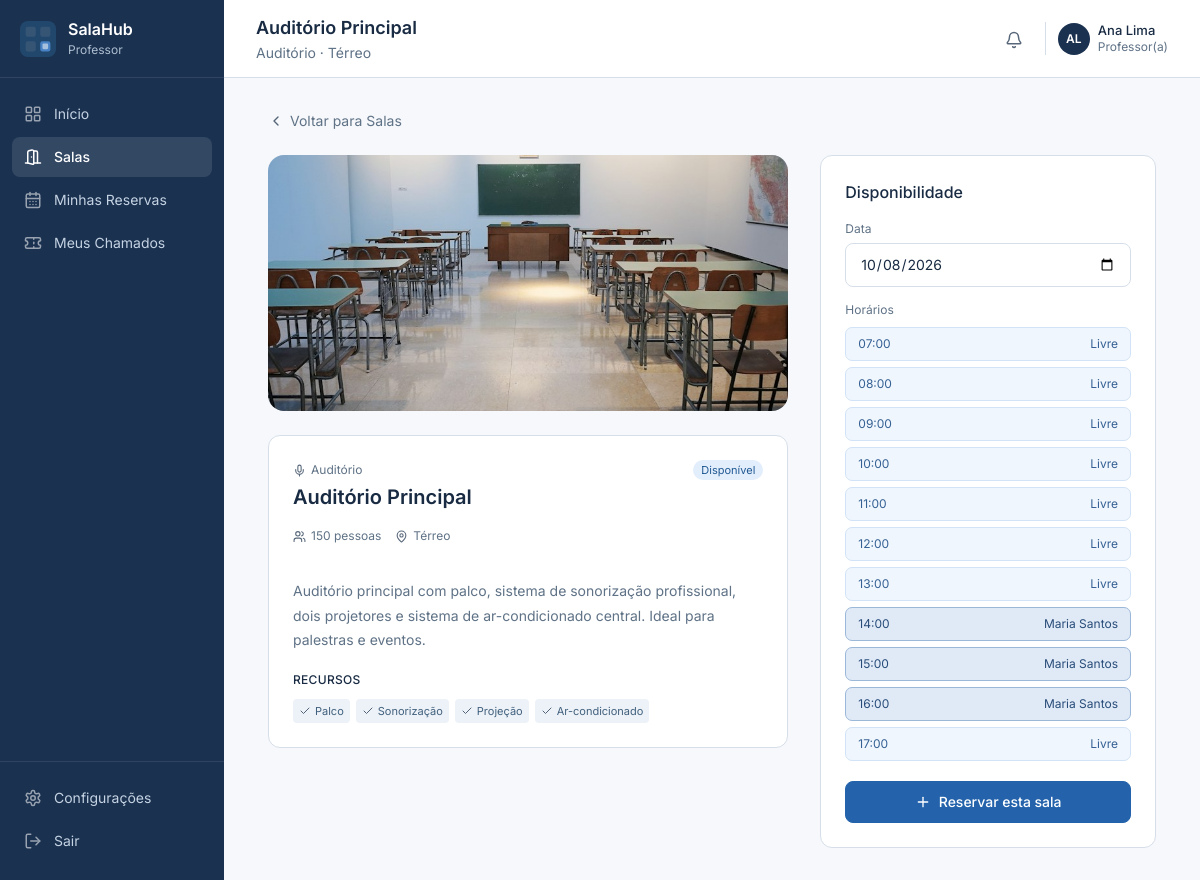
Screenshot of /index.php?page=rooms&action=show&id=3 (signed in) with the database file from the repository.
### tables this page shows
CREATE TABLE IF NOT EXISTS reservations (
    id INT UNSIGNED AUTO_INCREMENT PRIMARY KEY,
    room_id INT UNSIGNED NOT NULL,
    user_id INT UNSIGNED NOT NULL,
    date DATE NOT NULL,
    start_time TIME NOT NULL,
    end_time TIME NOT NULL,
    purpose VARCHAR(180) NOT NULL,
    notes TEXT NOT NULL,
    status ENUM('Pendente','Confirmado','Recusado','Cancelado') NOT NULL DEFAULT 'Pendente',
    created_at TIMESTAMP NOT NULL DEFAULT CURRENT_TIMESTAMP,
    updated_at TIMESTAMP NOT NULL DEFAULT CURRENT_TIMESTAMP ON UPDATE CURRENT_TIMESTAMP,
    CONSTRAINT fk_booking_room FOREIGN KEY (room_id) REFERENCES rooms(id) ON DELETE RESTRICT,
    CONSTRAINT fk_booking_user FOREIGN KEY (user_id) REFERENCES users(id) ON DELETE RESTRICT,
    CONSTRAINT chk_booking_hours CHECK (end_time > start_time AND start_time >= '07:00:00' AND end_time <= '18:00:00'),
    CONSTRAINT chk_booking_purpose CHECK (CHAR_LENGTH(TRIM(purpose)) > 0),
    INDEX idx_booking_slot (room_id, date, status, start_time, end_time),
    INDEX idx_booking_user_date (user_id,date)
);

CREATE TABLE IF NOT EXISTS rooms (
    id INT UNSIGNED AUTO_INCREMENT PRIMARY KEY,
    name VARCHAR(120) NOT NULL,
    type ENUM('Laboratório','Biblioteca','Auditório','Informática','Sala de Aula','Reunião') NOT NULL,
    capacity SMALLINT UNSIGNED NOT NULL,
    floor VARCHAR(60) NOT NULL,
    features VARCHAR(500) NOT NULL,
    image VARCHAR(100) NOT NULL DEFAULT 'scene-5.jpg',
    status ENUM('Disponível','Ocupado','Manutenção') NOT NULL DEFAULT 'Disponível',
    description TEXT NOT NULL,
    created_at TIMESTAMP NOT NULL DEFAULT CURRENT_TIMESTAMP,
    CONSTRAINT chk_room_name CHECK (CHAR_LENGTH(TRIM(name)) > 0),
    CONSTRAINT chk_room_capacity CHECK (capacity > 0),
    CONSTRAINT uq_room_name UNIQUE (name)
);

CREATE TABLE IF NOT EXISTS users (
    id INT UNSIGNED AUTO_INCREMENT PRIMARY KEY,
    name VARCHAR(120) NOT NULL,
    email VARCHAR(190) NOT NULL,
    password_hash VARCHAR(255) NULL,
    role ENUM('Administrador', 'Técnico', 'Usuário') NOT NULL DEFAULT 'Usuário',
    created_at TIMESTAMP NOT NULL DEFAULT CURRENT_TIMESTAMP,
    updated_at TIMESTAMP NOT NULL DEFAULT CURRENT_TIMESTAMP ON UPDATE CURRENT_TIMESTAMP,
    CONSTRAINT uq_users_email UNIQUE (email),
    CONSTRAINT chk_users_name CHECK (CHAR_LENGTH(TRIM(name)) > 0),
    CONSTRAINT chk_users_email CHECK (CHAR_LENGTH(TRIM(email)) > 0)
);

### app/Core/Controller.php (called while the page is built, shortened)
<?php
class Controller
{
    protected function render(string $view, array $data = []): void
    {
        extract($data, EXTR_SKIP);
        $currentUser = Auth::user();
        $admin = Auth::adminView();
        require dirname(__DIR__) . '/Views/layout.php';
    }
}

### app/Core/Router.php (called while the page is built, shortened)
<?php
final class Router
{
    public function dispatch(ManagementController $management): void
    {
        $page = $_GET['page'] ?? 'dashboard';
        $action = $_GET['action'] ?? 'index';
        $id = null;
        if (in_array($action,['show','edit','update','delete','cancel','approve','reject'],true) && $page !== 'settings') {
            $raw = $_GET['id'] ?? '';
            $id = is_scalar($raw) ? filter_var($raw,FILTER_VALIDATE_INT,['options'=>['min_range'=>1]]) : false;
        }
        (new SchoolController())->handle($page,$action,$id);
    }
}

### index.php (called while the page is built, shortened)
<?php
require __DIR__ . '/app/bootstrap.php';
try {
    (new Router())->dispatch(new ManagementController());
} catch (Throwable $exception) {
    error_log((string) $exception);
    http_response_code(500);
    $message = 'Não foi possível concluir a operação. Verifique a configuração do banco de dados e tente novamente.';
    require __DIR__ . '/app/Views/error.php';
}

### app/Models/Model.php (called while the page is built, shortened)
<?php
abstract class Model
{
    protected string $table;
    protected PDO $db;
    public function __construct(?PDO $db = null)
    {
        $this->db = $db ?? Database::connection();
    }
    public function find(int $id): ?array
    {
        $query = $this->db->prepare("SELECT * FROM {$this->table} WHERE id = ?");
        $query->execute([$id]);
        return $query->fetch() ?: null;
    }
}

### app/Core/Database.php (called while the page is built, shortened)
<?php
final class Database
{
    private static ?PDO $connection = null;
    public static function connection(): PDO
    {
        if (self::$connection === null) {
            $config = require dirname(__DIR__, 2) . '/config/database.php';
            self::$connection = new PDO(
                "mysql:host={$config['host']};port={$config['port']};dbname={$config['database']};charset=utf8mb4",
                $config['username'],
                $config['password'],
                [PDO::ATTR_ERRMODE => PDO::ERRMODE_EXCEPTION, PDO::ATTR_DEFAULT_FETCH_MODE => PDO::FETCH_ASSOC, PDO::ATTR_EMULATE_PREPARES => false]
            );
        }
        return self::$connection;
    }
}

### app/Core/Auth.php (called while the page is built, shortened)
<?php
final class Auth
{
    public static function user(): ?array
    {
        return isset($_SESSION['user_id']) ? (new User())->find((int) $_SESSION['user_id']) : null;
    }
    public static function isAdmin(): bool { return (self::user()['role'] ?? '') === 'Administrador'; }
    public static function adminView(): bool { return self::isAdmin() && ($_SESSION['view_mode'] ?? 'admin') === 'admin'; }
}

### app/bootstrap.php (called while the page is built, shortened)
<?php
spl_autoload_register(static function (string $class): void {
    if (str_starts_with($class, 'App\\')) {
        $path = __DIR__ . '/' . str_replace('\\', '/', substr($class, 4)) . '.php';
    }
});
function e(mixed $value): string
{
    return htmlspecialchars((string) $value, ENT_QUOTES | ENT_SUBSTITUTE, 'UTF-8');
}
function url(string $resource = 'dashboard', array $params = []): string
{
    return 'index.php?' . http_build_query(['page' => $resource] + $params);
}

### app/Models/Reservation.php (called while the page is built, shortened)
<?php
final class Reservation extends Model
{
    public function listing(?int $user = null, string $status = '', ?string $from = null, ?string $to = null, ?int $room = null): array
    {
        $sql = 'SELECT b.*, r.name AS room_name, r.type AS room_type, r.image AS room_image, u.name AS teacher FROM reservations b JOIN rooms r ON r.id = b.room_id JOIN users u ON u.id = b.user_id WHERE 1=1';
        $values = [];
        foreach (['b.user_id' => $user, 'b.status' => $status ?: null, 'b.room_id' => $room] as $column => $value) {
            if ($value !== null) { $sql .= " AND {$column} = ?"; $values[] = $value; }
        }
        if ($from !== null) { $sql .= ' AND b.date >= ?'; $values[] = $from; }
        if ($to !== null) { $sql .= ' AND b.date <= ?'; $values[] = $to; }
        $query = $this->db->prepare($sql . ' ORDER BY b.date, b.start_time, b.id');
        $query->execute($values);
        return $query->fetchAll();
    }
}

### app/Views/room-detail.php (the view)
<a class="back-link" href="<?= e(url('rooms')) ?>"><?= icon('chevron-left') ?>Voltar para Salas</a><div class="room-detail-grid"><div><img class="detail-photo" src="public/assets/images/<?= e($record['image']) ?>" alt="<?= e($record['name']) ?>"><section class="card card-body section-gap"><div class="row-title"><span class="inline-meta"><?= icon(room_icon($record['type'])) ?><?= e($record['type']) ?></span><?= badge($record['status']) ?></div><h2><?= e($record['name']) ?></h2><p class="inline-meta spaced"><?= icon('users') ?><?= (int)$record['capacity'] ?> pessoas <span class="meta-spacer"></span><?= icon('map-pin') ?><?= e($record['floor']) ?></p><p class="description"><?= e($record['description']) ?></p><h4 class="eyebrow">Recursos</h4><div class="feature-list"><?php foreach(explode(',',$record['features']) as $feature): ?><span><?= icon('check') ?><?= e(trim($feature)) ?></span><?php endforeach; ?></div></section></div><section class="card card-body availability"><h3>Disponibilidade</h3><form method="get" class="date-filter"><input type="hidden" name="page" value="rooms"><input type="hidden" name="action" value="show"><input type="hidden" name="id" value="<?= (int)$record['id'] ?>"><label for="availability-date">Data</label><input type="date" id="availability-date" name="date" value="<?= e($date) ?>" data-autosubmit><noscript><button class="button">Consultar</button></noscript></form><p class="label-small">Horários</p><div class="time-slots"><?php for($hour=7;$hour<18;$hour++): $time=sprintf('%02d:00',$hour);$busy=null;foreach($bookings as $b){if(in_array($b['status'],['Pendente','Confirmado'],true)&&substr($b['start_time'],0,5)<=$time&&substr($b['end_time'],0,5)>$time){$busy=$b;break;}} ?><div class="time-slot <?= $busy?'busy':'' ?>"><span><?= $time ?></span><span><?= $record['status']==='Manutenção'?'Manutenção':($busy?e($busy['teacher']):'Livre') ?></span></div><?php endfor; ?></div><?php if($record['status']!=='Manutenção'): ?><a class="button full" href="<?= e(url('booking',['action'=>'create','room'=>$record['id'],'date'=>$date])) ?>"><?= icon('plus') ?>Reservar esta sala</a><?php else: ?><p class="alert">Reservas indisponíveis durante a manutenção.</p><?php endif; ?></section></div>

### app/Views/layout.php (shortened to what this page needs)
<?php require_once __DIR__.'/helpers.php'; $subtitle??='Gestão escolar integrada'; ?>
<!doctype html><html lang="pt-BR"><head><link rel="stylesheet" href="public/assets/app.css"></head>
<body class="<?= $admin?'admin-view':'teacher-view' ?>"><a class="skip-link" href="#main">Pular para o conteúdo</a>
<aside class="sidebar" id="sidebar"><a class="brand" href="<?= e(url()) ?>"><img src="public/assets/logo-dark.svg" width="36" height="36" alt=""><span><strong>SalaHub</strong><small><?= $admin?'Coordenação':'Professor' ?></small></span></a>
<nav aria-label="Navegação principal">
<?php $nav=$admin?['dashboard'=>['layout-grid','Painel'],'rooms'=>['door-open','Salas'],'approvals'=>['book-open','Aprovações'],'calendar'=>['calendar-days','Calendário']]:['dashboard'=>['layout-grid','Início'],'rooms'=>['door-open','Salas'],'reservations'=>['calendar-days','Minhas Reservas'],'tickets'=>['ticket','Meus Chamados']]; foreach($nav as $key=>[$i,$label]): ?>
<a class="nav-link <?= $page===$key?'active':'' ?>" <?= $page===$key?'aria-current="page"':'' ?> href="<?= e(url($key)) ?>"><?= icon($i) ?><span><?= e($label) ?></span></a>
<?php endforeach; ?>
</nav><div class="sidebar-bottom"><a class="nav-link <?= $page==='settings'?'active':'' ?>" href="<?= e(url('settings')) ?>"><?= icon('settings') ?>Configurações</a><form method="post" action="<?= e(url('logout',['action'=>'store'])) ?>"><?= csrf_field() ?><button class="nav-link"><?= icon('log-out') ?>Sair</button></form></div></aside>
<div class="app-shell"><header class="topbar"><div class="page-heading"><h1><?= e($title) ?></h1><p><?= e($subtitle) ?></p></div><div class="header-actions">
<?php if(\App\Core\Auth::isAdmin()): ?><?= e(url('switch',['action'=>'store'])) ?><?= csrf_field() ?><?= icon('graduation-cap') ?> <?= $admin?'Professor':'Admin' ?><?php endif; ?>
<details class="notifications"><summary aria-label="Notificações"><?= icon('bell') ?></summary></details>
<a class="profile" href="<?= e(url('settings')) ?>"><span class="avatar"><?= e(initials($currentUser['name'])) ?></span><span class="profile-name"><strong><?= e($currentUser['name']) ?></strong><small><?= $admin?'Coordenação':'Professor(a)' ?></small></span></a></div></header>
<main id="main" class="content" tabindex="-1"><?php if($flash): ?><?= icon($flash['type']==='error'?'circle-alert':'check') ?><?= e($flash['message']) ?><?= icon('x') ?><?php endif; ?><?php require __DIR__.'/'.$view.'.php'; ?></main></div>
</body></html>

### app/Views/helpers.php (shortened to what this page needs)
<?php
function icon(string $name, string $class = ''): string { return '<img class="icon '.e($class).'" src="public/assets/icons/'.e($name).'.svg" width="18" height="18" alt="" aria-hidden="true">'; }
function initials(string $name): string { $parts=explode(' ',trim($name)); return mb_strtoupper(mb_substr($parts[0],0,1).(count($parts)>1?mb_substr(end($parts),0,1):'')); }
function badge(string $status): string {
    $class=match($status){'Confirmado','Disponível','Resolvido'=>'solid','Pendente','Em andamento','Ocupado'=>'outline','Recusado','Cancelado','Manutenção','Fechado'=>'muted',default=>'light'};
    return '<span class="badge badge-'.$class.'">'.e($status).'</span>';
}
function room_icon(string $type): string {return match($type){'Laboratório'=>'flask-conical','Biblioteca'=>'book-open','Auditório'=>'mic','Informática'=>'monitor','Sala de Aula'=>'graduation-cap',default=>'users'};}

### rows the page displays
reservations: room.name "Auditório Principal", date "10/08/2026", user.name "Maria Santos"
users: name "AL", name "Ana Lima"
rooms: image (picture), type "Auditório", status "Disponível", name "Auditório Principal", capacity "150", floor "Térreo", description "Auditório principal com palco, sistema de sonorização profissional, dois projetores e sistema de ar-condicionado central. Ideal para palestras e eventos.", features "Palco", features "Sonorização", features "Projeção", features "Ar-condicionado"

### other values shown
$label "Início"
$label "Salas"
$label "Minhas Reservas"
$label "Meus Chamados"
$subtitle "Auditório · Térreo"
$time "07:00"
$time "08:00"
$time "09:00"
$time "10:00"
$time "11:00"
$time "12:00"
$time "13:00"
$time "14:00"
$time "15:00"
$time "16:00"
